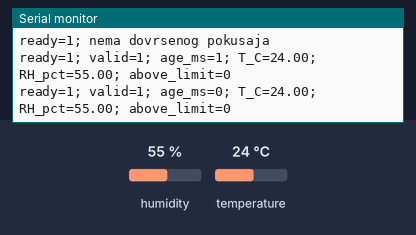
A sketch run on a simulated ESP32-S3. Parts: the last lines printed to the serial monitor. The test bench sets the inputs (shaded band); at power-on: humidity 55 %, temperature 24 °C.

Above: at 6.8 s.
6.9 s: humidity set to 22 %
At 9.6 s:
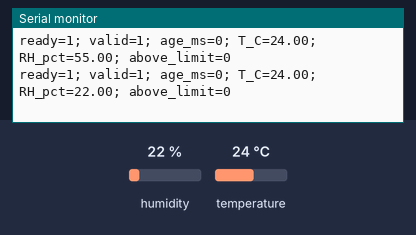
11.4 s: temperature set to 12 °C
At 13.1 s:
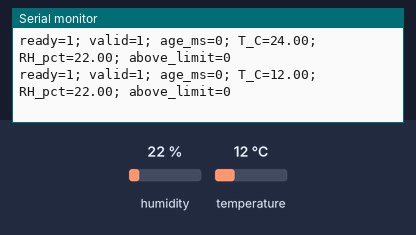
15.9 s: humidity set to 40 %
At 18.9 s:
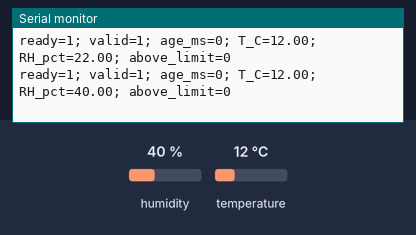
Timing chart, 0 to 20.4 s (numbered marks = the images above; inputs shaded):
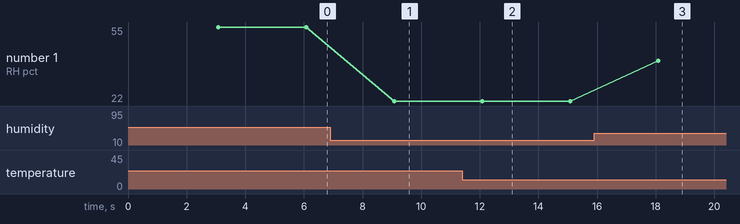

The sketch:

02_AHT10.ino
```cpp
/*
  V1.10 - Usporedi dva temperaturna senzora
  1. Procitaj kratko ponavljanje i postupak u Wordu iz iste mape.
  2. Uredi samo postavku ili funkciju navedenu u trenutnom koraku.
  3. Spremi, Verify, Upload; Serial Monitor 115200, zatim RESET.
  4. Trazene retke i slike kopiraj u mjesta DOKAZ u istom Wordu.
  Spojeve mijenjaj bez napajanja. Servo ukljuci samo nakon pregleda nastavnika.
*/


// Dio izvornog projekta: P07_AHT10.ino
/*
  ESP32-S3-CAM, kamera odspojena, bez prosirnog adaptera.
  VCC=3V3, GND, SDA=GPIO8, SCL=GPIO9; samo AHT10 na ovoj sabirnici.
  Serial Monitor 115200 samo prikazuje rezultate, ne prima naredbe.
  Biblioteka moze blokirati tijekom BUSY cekanja: zaseban mjerni pokus,
  ne upravljacki regulator. Nakon kvara iskljuci napajanje, provjeri spoj i pokreni.
*/
#include <Arduino.h>
#include <Wire.h>
#include <Adafruit_AHTX0.h>
#include <math.h>

// === UČENIK MIJENJA: period mjerenja i uvjet oznake povisene vlage ===
constexpr uint32_t SAMPLE_MS = 3000;
constexpr float HUMIDITY_LIMIT_PCT = 60.0f;
bool humidityAboveLimit(float humidity) {
  return humidity > HUMIDITY_LIMIT_PCT;
}
// === KRAJ UČENIČKOG DIJELA ===

constexpr uint8_t SDA_PIN = 8;
constexpr uint8_t SCL_PIN = 9;
constexpr uint8_t AHT_ADDRESS = 0x38;
static_assert(SAMPLE_MS >= 1000 && SAMPLE_MS <= 60000, "SAMPLE_MS: 1000..60000");
static_assert(HUMIDITY_LIMIT_PCT >= 0.0f && HUMIDITY_LIMIT_PCT <= 100.0f,
              "HUMIDITY_LIMIT_PCT: 0..100");
Adafruit_AHTX0 aht;
bool ready = false;
bool haveAttempt = false;
bool valid = false;
float temperatureC = NAN;
float humidityPct = NAN;
uint32_t lastSample = 0;
uint32_t sampleFinished = 0;

bool sensorPresent() {
  Wire.beginTransmission(AHT_ADDRESS);
  return Wire.endTransmission() == 0;
}

void printStatus() {
  Serial.printf("ready=%u; ", ready);
  if (!haveAttempt) { Serial.println("nema dovrsenog pokusaja"); return; }
  Serial.printf("valid=%u; age_ms=%lu; ", valid,
                (unsigned long)(millis() - sampleFinished));
  if (valid) Serial.printf("T_C=%.2f; RH_pct=%.2f; above_limit=%u\n",
                          temperatureC, humidityPct, humidityAboveLimit(humidityPct));
  else Serial.println("T_C=NA; RH_pct=NA; above_limit=NA");
}

void setup() {
  Serial.begin(115200);
  Wire.begin(SDA_PIN, SCL_PIN);
  Wire.setClock(100000);
  Wire.setTimeOut(50); // Rok pojedine I2C transakcije, ne cijelog getEvent().
  // begin/getEvent mogu cekati BUSY bez ukupnog vremenskog roka.
  // Provjera prisutnosti umanjuje rizik, ali ga ne uklanja tijekom transakcije.
  ready = sensorPresent() && aht.begin(&Wire);
  lastSample = millis();
  Serial.printf("P07: SAMPLE_MS=%lu; HUMIDITY_LIMIT_PCT=%.1f\n",
                (unsigned long)SAMPLE_MS, HUMIDITY_LIMIT_PCT);
  if (!ready) Serial.println("GRESKA: AHT10 nije dostupan. Iskljuci napajanje i provjeri spoj.");
  printStatus();
}

void loop() {
  const uint32_t now = millis();
  if (ready && uint32_t(now - lastSample) >= SAMPLE_MS) {
    lastSample = now;
    sensors_event_t humidityEvent = {};
    sensors_event_t temperatureEvent = {};
    const bool ok = sensorPresent() && aht.getEvent(&humidityEvent, &temperatureEvent);
    temperatureC = ok ? temperatureEvent.temperature : NAN;
    humidityPct = ok ? humidityEvent.relative_humidity : NAN;
    valid = ok && isfinite(temperatureC) && isfinite(humidityPct) &&
            temperatureC >= -40.0f && temperatureC <= 85.0f &&
            humidityPct >= 0.0f && humidityPct <= 100.0f;
    haveAttempt = true;
    sampleFinished = millis();
    if (!valid) {
      temperatureC = NAN;
      humidityPct = NAN;
      ready = false;
      Serial.println("GRESKA mjerenja. Iskljuci napajanje, provjeri spoj i ponovno pokreni.");
    }
    printStatus();
  }
}
```

Measured:
- after the input at 6.9 s, the serial monitor: prints a new line after 2.2 s (image 1)
- after the input at 11.4 s, the serial monitor: prints a new line after 0.68 s (image 2)
- after the input at 15.9 s, the serial monitor: prints a new line after 2.2 s (image 3)
- plotted number 1: 55 → 22 after the input at 6.9 s, 22 → 40 after the input at 15.9 s
